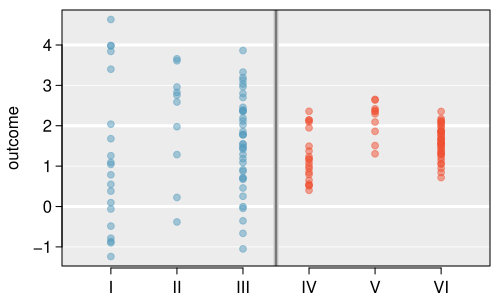

Write the R code that produced this figure.
library(xtable)
library(openintro)
data(COL)
theSeed <- 7

gps <- c("I", "II", "III")
g <- as.factor(rep(gps, c(20, 10, 40)))
M <- c(1, 2, 1.5)
names(M) <- gps

set.seed(theSeed)
X1 <- rnorm(length(g), M[g], 1.5)
set.seed(theSeed)
X2 <- rnorm(length(g), M[g], 0.5)
for (i in gps) {
  tmp <- g == i
  X1[tmp] <- X1[tmp] - mean(X1[tmp]) + mean(X2[tmp])
}
by(X1, g, mean)
by(X2, g, mean)


myPDF("toyANOVA.pdf",
      mar = c(1.7, 3.1, 0.5, 0.5),
      mgp = c(2, 0.5, 0))
plot(c(X1, X2),
     xlim = c(0.5, 6.5),
     type = "n",
     axes = FALSE,
     xlab = "",
     ylab = "outcome")
rect(-100, -100,
     100, 100,
     col = COL[7,3])
abline(h = seq(-10, 10, 2), col = "#FFFFFF", lwd = 3)
abline(h = seq(-10, 10, 1), col = "#FFFFFF", lwd = 0.8)
dotPlot(X1, g,
        vertical = TRUE,
        at = 1:3,
        add = TRUE,
        col = COL[1, 3],
        cex = 0.9, pch = 19)
dotPlot(X2, g,
        vertical = TRUE,
        at = 1:3 + 3,
        add = TRUE,
        col = COL[4, 3],
        cex = 0.9,
        pch = 19)
abline(v = 3.5, col = COL[7], lwd = 5.5)
abline(v = 3.5, col = "#AAAAAA", lwd = 3)
abline(v = 3.5, col = "#333333", lwd = 0.8)
axis(2)
par(mgp = c(2, 0.45, 0.1))
axis(1, at = 1:3, gps)
axis(1, at = 4:6, c("IV", "V", "VI"))
box()
dev.off()

xtable(anova(lm(X1 ~ g)))
xtable(anova(lm(X2 ~ g)))
